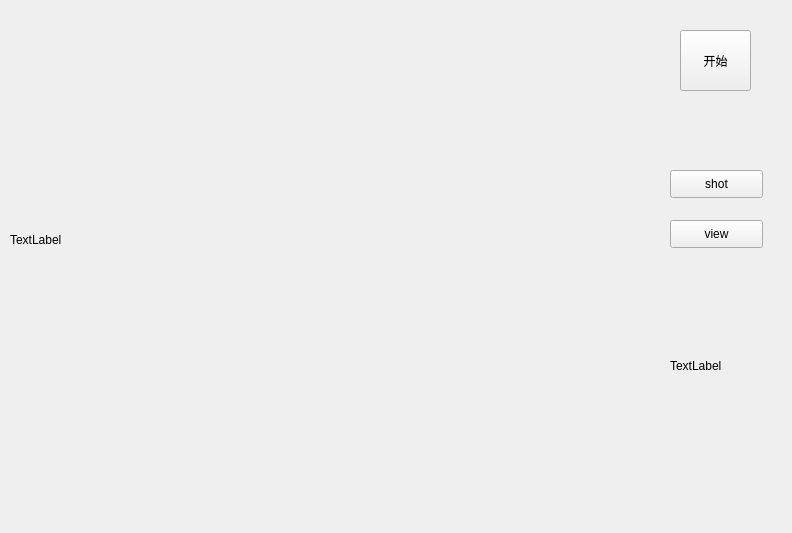
<?xml version="1.0" encoding="UTF-8"?>
<ui version="4.0">
 <class>videodisplay</class>
 <widget class="QWidget" name="videodisplay">
  <property name="geometry">
   <rect>
    <x>0</x>
    <y>0</y>
    <width>792</width>
    <height>533</height>
   </rect>
  </property>
  <property name="windowTitle">
   <string>videodisplay</string>
  </property>
  <widget class="QLabel" name="displaytLabel">
   <property name="geometry">
    <rect>
     <x>10</x>
     <y>0</y>
     <width>640</width>
     <height>480</height>
    </rect>
   </property>
   <property name="text">
    <string>TextLabel</string>
   </property>
  </widget>
  <widget class="QPushButton" name="startBtn">
   <property name="geometry">
    <rect>
     <x>680</x>
     <y>30</y>
     <width>71</width>
     <height>61</height>
    </rect>
   </property>
   <property name="text">
    <string>开始</string>
   </property>
  </widget>
  <widget class="QPushButton" name="shotBtn">
   <property name="geometry">
    <rect>
     <x>670</x>
     <y>170</y>
     <width>93</width>
     <height>28</height>
    </rect>
   </property>
   <property name="text">
    <string>shot</string>
   </property>
  </widget>
  <widget class="QLabel" name="label">
   <property name="geometry">
    <rect>
     <x>670</x>
     <y>320</y>
     <width>111</width>
     <height>91</height>
    </rect>
   </property>
   <property name="text">
    <string>TextLabel</string>
   </property>
  </widget>
  <widget class="QPushButton" name="pushButton">
   <property name="geometry">
    <rect>
     <x>670</x>
     <y>220</y>
     <width>93</width>
     <height>28</height>
    </rect>
   </property>
   <property name="text">
    <string>view</string>
   </property>
  </widget>
 </widget>
 <layoutdefault spacing="6" margin="11"/>
 <resources/>
 <connections/>
</ui>
